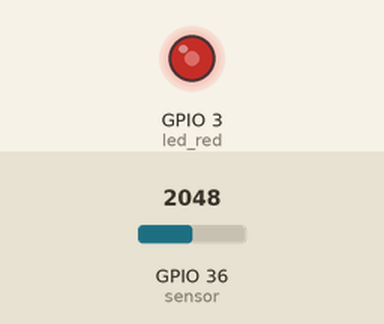
Bench run of a sketch on a simulated ESP32. On the bench: output pins drawn as LEDs (lit = HIGH). The inputs (shaded band) are chosen by the test bench; at power-on: GPIO 36 (sensor) = 2048. What the sketch prints to the serial monitor is not drawn.

Above: at 1.2 s.
1.3 s: GPIO 36 (sensor) set to 2866
At 2.5 s:
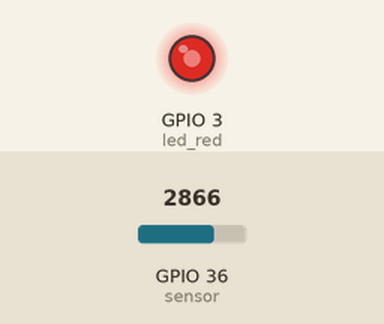
2.8 s: GPIO 36 (sensor) set to 3603
At 3.8 s:
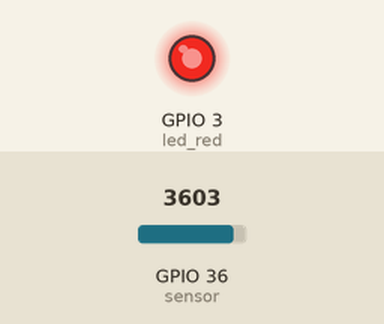
4.3 s: GPIO 36 (sensor) set to 491
At 4.9 s:
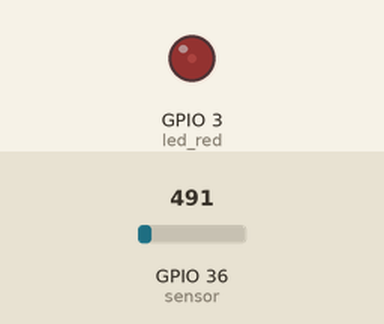
5.8 s: GPIO 36 (sensor) set to 0
At 7.0 s:
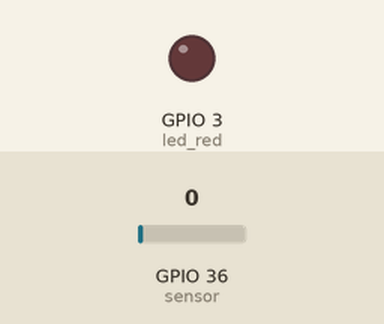
7.3 s: GPIO 36 (sensor) set to 2047
At 8.4 s:
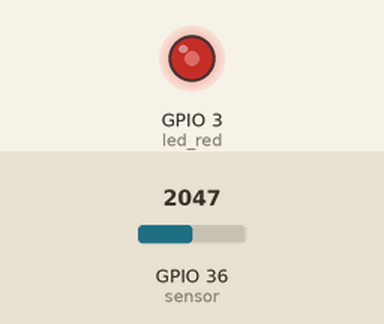
Timing chart, 0 to 9.8 s (numbered marks = the images above; inputs shaded):
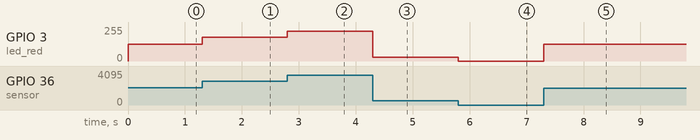

The sketch:

03._variable_resistance_sensor_led_fade.ino
```cpp
/******************************************************************************************
 * FileName     : 03._variable_resistance_sensor_led_fade
 * Description  : 가변저항 값에 따라 빨강 LED의 밝기 조절 해보기
 * Author       : 이인정
 * Created Date : 2021.05.28
 * Reference    :
 * Modified     : 2021.06.02 : LIJ : 헤더 수정
 * Modified     : 2021.12.16 : LEH : 소스 크린징
******************************************************************************************/

int sensor = A0;               // 가변저항 센서
int led_red = D2;              // 빨강 LED
int brightness = 0;


void setup() {
  ledcAttachPin(led_red, 0);
  ledcSetup(0, 4000, 8);
  Serial.begin(115200);        // 통신속도
}


void loop() {
  brightness = map(analogRead(sensor),0,4095,0,255);
  Serial.println(brightness);
  ledcWrite(0, brightness);
}

//=========================================================================================
//
// (주)한국공학기술연구원 http://et.ketri.re.kr
//
//=========================================================================================
```

Measured:
- after the input at 1.3 s, GPIO 3 (led_red): 127/255 → 177/255 at once
- after the input at 2.8 s, GPIO 3 (led_red): 177/255 → 223/255 at once
- after the input at 4.3 s, GPIO 3 (led_red): 223/255 → 30/255 at once
- after the input at 5.8 s, GPIO 3 (led_red): 30/255 → 0/255 at once
- after the input at 7.3 s, GPIO 3 (led_red): 0/255 → 127/255 at once
